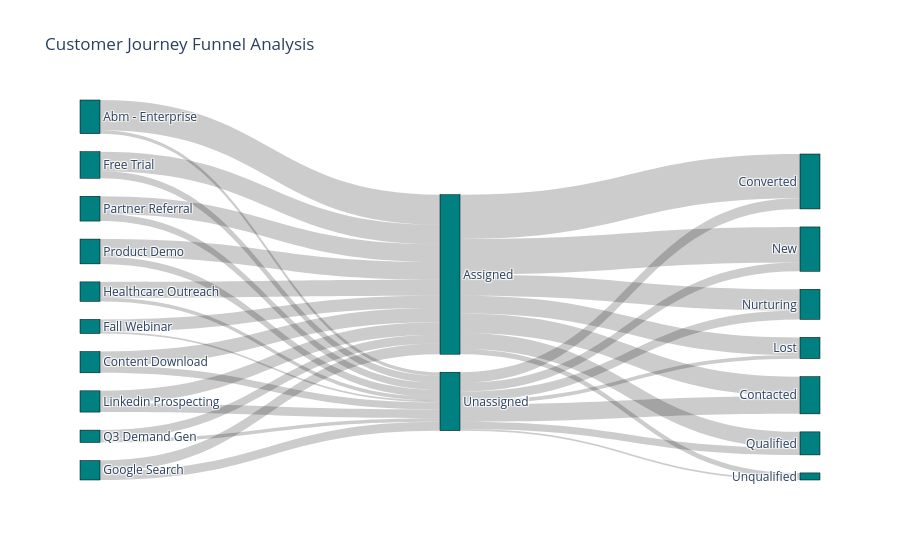

This figure's notebook cell:
### Code cell
# 1. Corrected bracket grouping to cleanly combine list elements
all_labels = (
    list(df['campaign'].unique()) + 
    list(df['is_assigned'].unique()) + 
    list(df['lead_status'].unique())
)
label_indices = {label: idx for idx, label in enumerate(all_labels)}

# 2. Consistent flow_x variable names and 'target_label' headers
flow_1 = df.groupby(['campaign', 'is_assigned']).size().reset_index(name='value')
flow_1.columns = ['source_label', 'target_label', 'value']

flow_2 = df.groupby(['is_assigned', 'lead_status']).size().reset_index(name='value')
flow_2.columns = ['source_label', 'target_label', 'value']

combined_flows = pd.concat([flow_1, flow_2], ignore_index=True)

# 3. Fixed spelling of 'source_label' and clean mapping
combined_flows['source'] = combined_flows['source_label'].map(label_indices)
combined_flows['target'] = combined_flows['target_label'].map(label_indices)

# 4. Create and show the figure
fig = go.Figure(data=[go.Sankey(
    node=dict(
        pad=18,
        thickness=20,
        line=dict(color="black", width=0.5),
        label=all_labels,
        color="teal"
    ),
    link=dict(
        source=combined_flows['source'],
        target=combined_flows['target'],
        value=combined_flows['value'],
        hovertemplate='Flow: %{source.label} ➔ %{target.label}<br>Volume: %{value}<extra></extra>'
    )
)])

fig.update_layout(title_text="Customer Journey Funnel Analysis", font_size=12)
fig.show()

### Figure 1 — Plotly figure (JSON) as saved in the notebook; plotly's stock layout.template omitted (floating-point values rounded to 4 significant figures)
{"data": [{"link": {"hovertemplate": "Flow: %{source.label} ➔ %{target.label}<br>Volume: %{value}<extra></extra>", "source": [0, 0, 8, 8, 6, 6, 3, 3, 1, 1, 5, 5, 2, 2, 4, 4, 7, 7, 9, 9, 10, 10, 10, 10, 10, 10, 10, 11, 11, 11, 11, 11, 11, 11], "target": [10, 11, 10, 11, 10, 11, 10, 11, 10, 11, 10, 11, 10, 11, 10, 11, 10, 11, 10, 11, 14, 16, 17, 13, 12, 15, 18, 14, 16, 17, 13, 12, 15, 18], "value": [17, 2, 8, 4, 7, 1, 11, 4, 6, 5, 9, 2, 7, 5, 10, 4, 10, 4, 5, 2, 11, 25, 10, 20, 12, 9, 3, 10, 6, 2, 5, 5, 4, 1]}, "node": {"color": "teal", "label": ["Abm - Enterprise", "Google Search", "Linkedin Prospecting", "Free Trial", "Partner Referral", "Healthcare Outreach", "Fall Webinar", "Product Demo", "Content Download", "Q3 Demand Gen", "Assigned", "Unassigned", "Nurturing", "New", "Contacted", "Qualified", "Converted", "Lost", "Unqualified"], "line": {"color": "black", "width": 0.5}, "pad": 18, "thickness": 20}, "type": "sankey"}], "layout": {"font": {"size": 12}, "title": {"text": "Customer Journey Funnel Analysis"}}}
